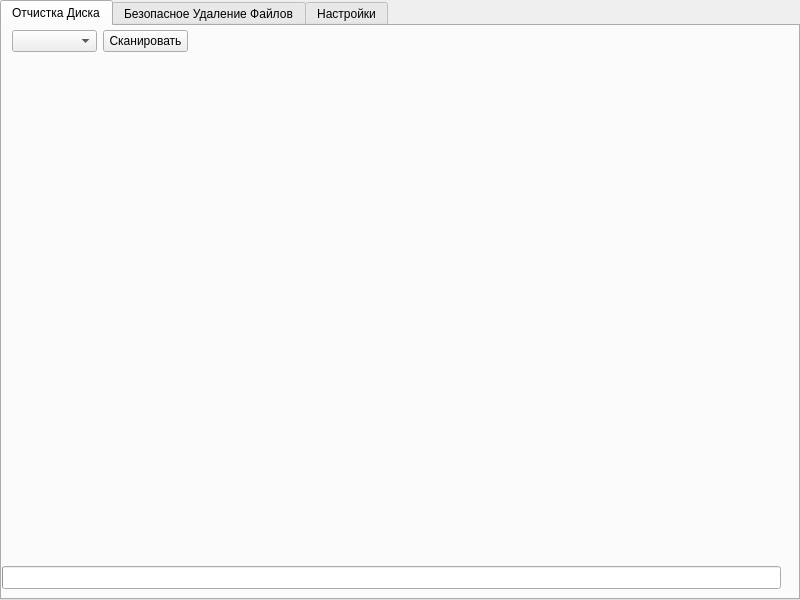
<?xml version="1.0" encoding="UTF-8"?>
<ui version="4.0">
 <class>MainWindow</class>
 <widget class="QMainWindow" name="MainWindow">
  <property name="geometry">
   <rect>
    <x>0</x>
    <y>0</y>
    <width>800</width>
    <height>600</height>
   </rect>
  </property>
  <property name="minimumSize">
   <size>
    <width>800</width>
    <height>600</height>
   </size>
  </property>
  <property name="maximumSize">
   <size>
    <width>800</width>
    <height>600</height>
   </size>
  </property>
  <property name="windowTitle">
   <string>Disk Cleaner</string>
  </property>
  <property name="toolButtonStyle">
   <enum>Qt::ToolButtonIconOnly</enum>
  </property>
  <widget class="QWidget" name="DiskCleaner">
   <widget class="QTabWidget" name="MainTabWidget">
    <property name="geometry">
     <rect>
      <x>0</x>
      <y>0</y>
      <width>800</width>
      <height>600</height>
     </rect>
    </property>
    <property name="currentIndex">
     <number>0</number>
    </property>
    <property name="movable">
     <bool>true</bool>
    </property>
    <widget class="QWidget" name="CleanTab">
     <attribute name="title">
      <string>Отчистка Диска</string>
     </attribute>
     <widget class="QProgressBar" name="progressBar">
      <property name="geometry">
       <rect>
        <x>0</x>
        <y>540</y>
        <width>779</width>
        <height>23</height>
       </rect>
      </property>
      <property name="value">
       <number>0</number>
      </property>
      <property name="textVisible">
       <bool>false</bool>
      </property>
     </widget>
     <widget class="QWidget" name="">
      <property name="geometry">
       <rect>
        <x>10</x>
        <y>0</y>
        <width>176</width>
        <height>30</height>
       </rect>
      </property>
      <layout class="QHBoxLayout" name="ScanLayout">
       <item>
        <widget class="QComboBox" name="ScanList">
         <property name="editable">
          <bool>false</bool>
         </property>
         <property name="currentText">
          <string comment="ц" extracomment="ц"/>
         </property>
        </widget>
       </item>
       <item>
        <widget class="QPushButton" name="ScanButton">
         <property name="enabled">
          <bool>true</bool>
         </property>
         <property name="text">
          <string>Сканировать</string>
         </property>
        </widget>
       </item>
      </layout>
     </widget>
    </widget>
    <widget class="QWidget" name="SafetyTab">
     <attribute name="title">
      <string>Безопасное Удаление Файлов</string>
     </attribute>
    </widget>
    <widget class="QWidget" name="tab">
     <attribute name="title">
      <string>Настройки</string>
     </attribute>
    </widget>
   </widget>
  </widget>
 </widget>
 <resources/>
 <connections/>
</ui>
